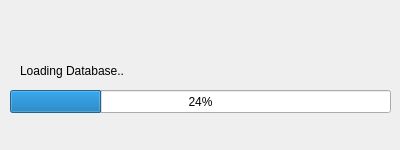
<?xml version="1.0" encoding="UTF-8"?>
<ui version="4.0">
 <class>Form</class>
 <widget class="QWidget" name="Form">
  <property name="geometry">
   <rect>
    <x>0</x>
    <y>0</y>
    <width>400</width>
    <height>150</height>
   </rect>
  </property>
  <property name="windowTitle">
   <string>Form</string>
  </property>
  <property name="autoFillBackground">
   <bool>true</bool>
  </property>
  <widget class="QProgressBar" name="progressBar">
   <property name="geometry">
    <rect>
     <x>10</x>
     <y>90</y>
     <width>381</width>
     <height>23</height>
    </rect>
   </property>
   <property name="value">
    <number>24</number>
   </property>
  </widget>
  <widget class="QLabel" name="label">
   <property name="geometry">
    <rect>
     <x>20</x>
     <y>60</y>
     <width>200</width>
     <height>21</height>
    </rect>
   </property>
   <property name="text">
    <string>Loading Database..</string>
   </property>
   <property name="scaledContents">
    <bool>true</bool>
   </property>
  </widget>
 </widget>
 <resources/>
 <connections/>
</ui>
